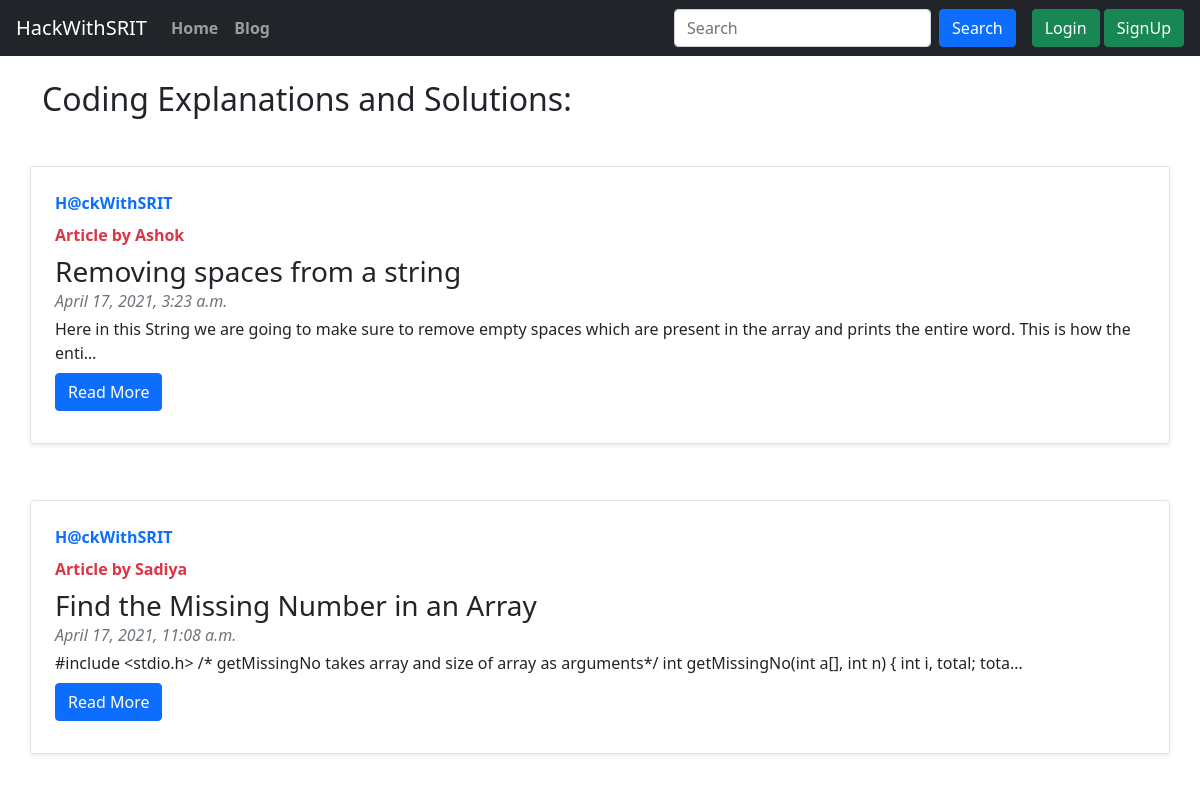
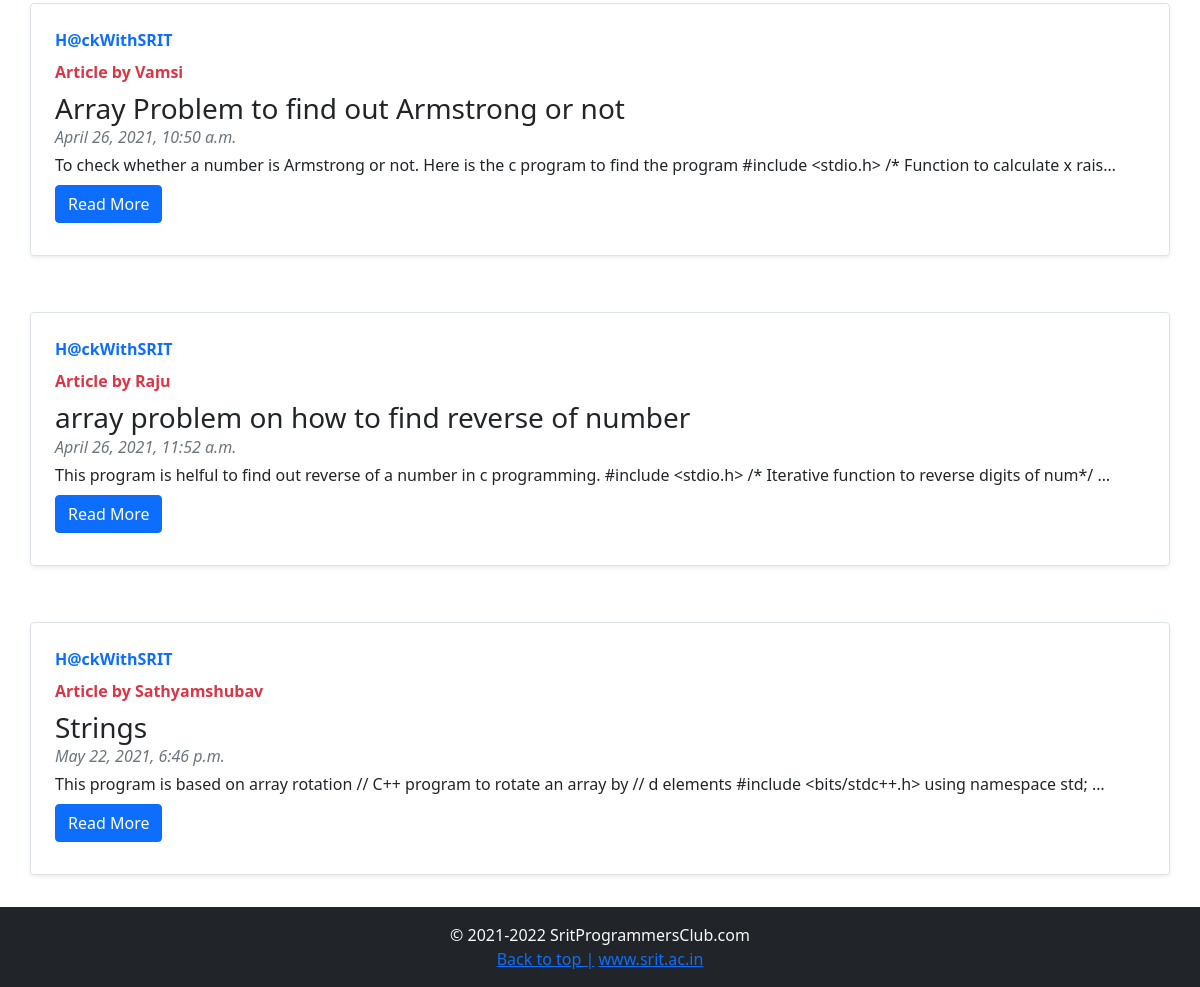
Screenshot of /blog/ with the database file from the repository (2 pictures, top to bottom).
### blog/models.py (models this page shows, shortened)
class Post(models.Model):
    sno=models.AutoField(primary_key=True)
    title=models.CharField(max_length=255)
    content=models.TextField()
    author=models.CharField(max_length=13)
    slug=models.CharField(max_length=500)
    timeStamp=models.DateTimeField(blank=True)

### blog/views.py (the view)
# urls.py: path('', views.blogHome, name='blogHome'),
def blogHome(request):
    allPosts = Post.objects.all()
    context = {'allPosts': allPosts}
    return render(request,'blog/blogHome.html', context)

### templates/blog/blogHome.html (shortened to what this page needs)
{% extends 'home/base.html' %}
{% block body %}
<section>
    <div class="container my-4">
        <b>
            <h2>Coding Explanations and Solutions:</h2>
        </b>
    </div>
    {% for post in allPosts %}
    <div class="container">
        <div class="row mb-2">
            <div class="col-md-20">
                <div
                    class="row no-gutters border rounded overflow-hidden flex-md-row my-4 shadow-sm h-md-250 position-relative">
                    <div class="col p-4 d-flex flex-column position-static">
                        <strong class="d-inline-block mb-2 text-primary">H@ckWithSRIT</strong>
                        <strong class="d-inline-block mb-2 text-danger">Article by
                            {{post.author}}</strong>
                        <h3 class="mb-0"><a class="text-dark" style="text-decoration:none"
                                href="/blog/{{post.slug}}">{{post.title}}</a></h3>
                        <div class="mb-1 text-muted"><i>{{post.timeStamp}}</i></div>
                        <p class="card-text mb-auto">{{post.content|truncatechars:150 }}</p>
                        <div class="my-2">
                            <a href="/blog/{{post.slug}}" role="button" class="btn btn-primary">Read More</a>
                        </div>
                    </div>
                </div>
            </div>
        </div>
    </div>
    {% endfor %}
</section>
{% endblock body %}

### rows the page displays
Post: author "Ashok", title "Removing spaces from a string", timeStamp "April 17, 2021, 3:23 a.m.", content "Here in this String we are going to make sure to remove empty spaces which are present in the array and prints the entire word. This is how the enti…"
Post: author "Sadiya", title "Find the Missing Number in an Array", timeStamp "April 17, 2021, 11:08 a.m.", content "#include <stdio.h> /* getMissingNo takes array and size of array as arguments*/ int getMissingNo(int a[], int n) { int i, total; tota…"
Post: author "Vamsi", title "Array Problem to find out Armstrong or not", timeStamp "April 26, 2021, 10:50 a.m.", content "To check whether a number is Armstrong or not. Here is the c program to find the program #include <stdio.h> /* Function to calculate x rais…"
Post: author "Raju", title "array problem on how to find reverse of number", timeStamp "April 26, 2021, 11:52 a.m.", content "This program is helful to find out reverse of a number in c programming. #include <stdio.h> /* Iterative function to reverse digits of num*/ …"
Post: author "Sathyamshubav", title "Strings", timeStamp "May 22, 2021, 6:46 p.m.", content "This program is based on array rotation // C++ program to rotate an array by // d elements #include <bits/stdc++.h> using namespace std; …"
